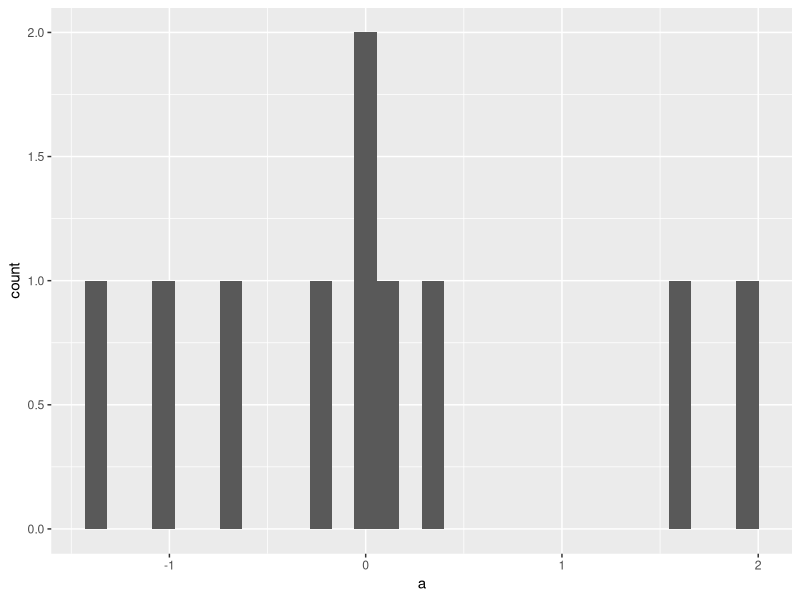

R code for this plot:
ds <- data.frame(a = rnorm(10),
                 b = letters[1:10])
summary(ds)

library(ggplot2)

ggplot(data = ds) +
  geom_histogram(aes(x = a))
